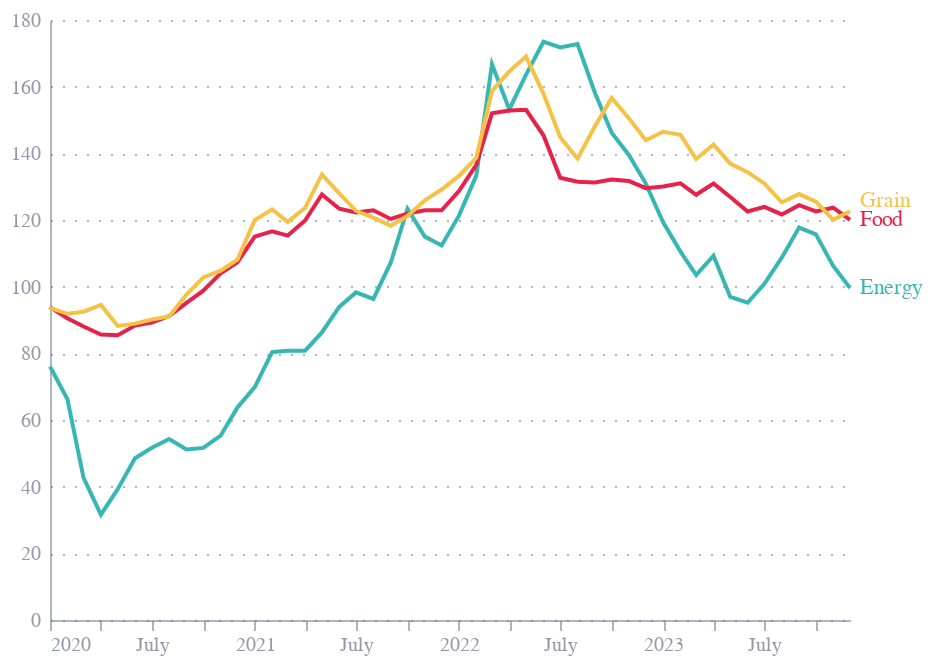

Notebook code cell kept with this figure:
### Markdown cell above
## Fig 3

### Code cell
df = pd.read_csv("fig3_grain_prices.csv")

df = df.melt(id_vars=["Month"], value_name="value", var_name="series")

df['date'] = pd.to_datetime(df['Month'], format='%YM%m')

base = alt.Chart(df).encode(
    x=alt.X('date:T', axis=alt.Axis()),
    y=alt.Y('value:Q', axis=alt.Axis(title=None)),
    color=alt.Color('series:N', legend=None)
)

lines = base.mark_line()

labels = base.transform_filter("datum.Month == '2023M12'").mark_text(
    align='left',
    baseline='middle',
    dx=5,
    dy=alt.expr("datum.series == 'Grain' ? -5 : 0")
).encode(
    text='series:N'
)

chart = lines  + labels

chart.save("fig3.json")
chart.save("fig3.png", scale_factor=2.0)

chart.display()

### Figure 1 — Vega-Lite specification as saved in the notebook (floating-point values rounded to 4 significant figures; data arrays with more than 128 entries replaced by an {"elided": "..."} marker saying what was removed)
{"config": {"font": "Circular Std", "mark": {"line": {"interpolate": "monotone"}}, "view": {"stroke": "transparent", "width": 400, "height": 300}, "range": {"category": ["#36B7B4", "#E6224B", "#F4C245", "#0063AF", "#00A767", "#179FDB", "#EB5C2E"], "diverging": ["#E6224B", "#E54753", "#C9C9C9", "#179FDB", "#122B39"], "heatmap": ["#C9C9C9", "#179FDB", "#0063AF", "#122B39"], "ordinal": ["#00A767", "#36B7B4", "#179FDB", "#0063AF", "#243B5A"]}, "axisX": {"domainColor": "#676A86", "domainOpacity": 0.5, "grid": false, "labelAngle": 0, "labelColor": "#676A86", "labelOpacity": 0.7, "orient": "bottom", "tickColor": "#676A86", "tickCount": 10, "tickOpacity": 0.5, "title": false, "titleAlign": "center", "titleAnchor": "middle", "titleColor": "#676A86", "titleFontSize": 12, "titleOpacity": 0.8, "titleY": -15}, "axisY": {"domainColor": "#676A86", "domainOpacity": 0.5, "gridColor": "#676A86", "gridDash": [1, 5], "gridOpacity": 0.5, "labelColor": "#676A86", "labelOpacity": 0.7, "labelPadding": 5, "tickColor": "#676A86", "tickCount": 8, "tickOpacity": 0.5, "ticks": false, "titleAlign": "left", "titleAngle": 0, "titleBaseline": "bottom", "titleColor": "#676A86", "titleFontSize": 12, "titleOpacity": 0.8, "titleX": 0, "titleY": -7}}, "layer": [{"mark": {"type": "line"}, "encoding": {"color": {"field": "series", "legend": null, "type": "nominal"}, "x": {"axis": {}, "field": "date", "type": "temporal"}, "y": {"axis": {"title": null}, "field": "value", "type": "quantitative"}}}, {"mark": {"type": "text", "align": "left", "baseline": "middle", "dx": 5, "dy": {"expr": "datum.series == 'Grain' ? -5 : 0"}}, "encoding": {"color": {"field": "series", "legend": null, "type": "nominal"}, "text": {"field": "series", "type": "nominal"}, "x": {"axis": {}, "field": "date", "type": "temporal"}, "y": {"axis": {"title": null}, "field": "value", "type": "quantitative"}}, "transform": [{"filter": "datum.Month == '2023M12'"}]}], "data": {"name": "data-c9ccdc76036ea9ddfbbb1b6adedbf8ab"}, "$schema": "https://vega.github.io/schema/vega-lite/v5.8.0.json", "datasets": {"data-c9ccdc76036ea9ddfbbb1b6adedbf8ab": {"elided": "144 records"}}}
